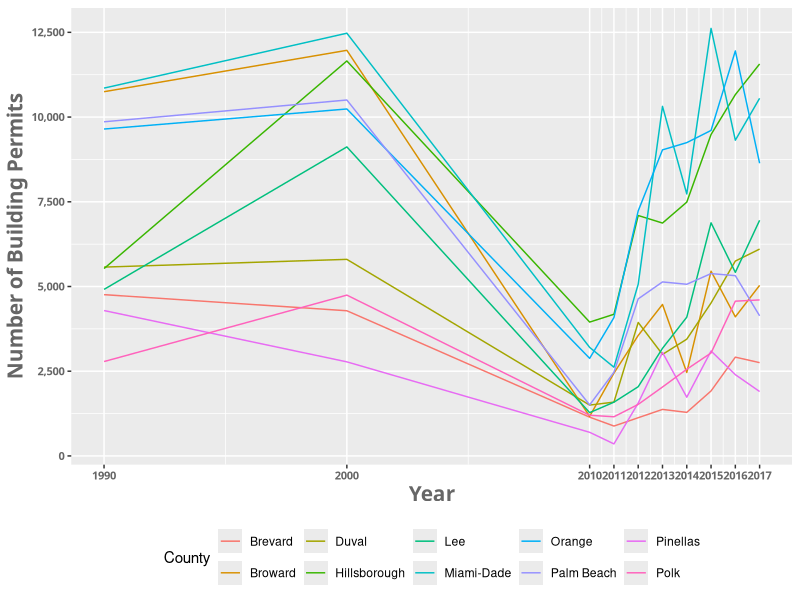
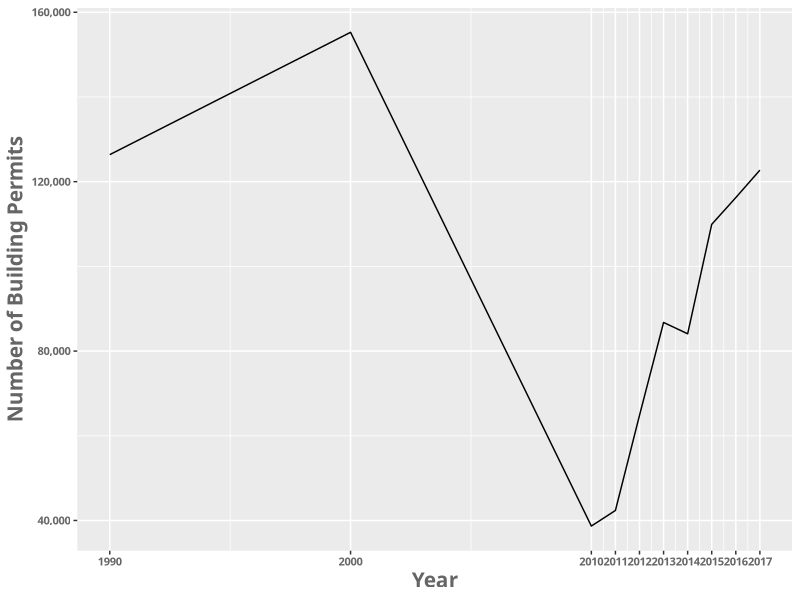

The R script that drew these images, in order:
##############################################
######## Peak Florida growth analysis ########
##############################################

library(dplyr)
library(ggplot2)

# load housing permit data
permits = read.csv("HousingTrends_Florida_top10.csv", header = TRUE)
dim(permits)
permits$Year = as.numeric(permits$Year)
permits$Permits = as.numeric(permits$Permits)

permits_counties = subset(permits, County != "State wide")
permits_state = subset(permits, County == "State wide")

# map housing permit data for top 10 most populous counties
quartz(width = 10, height = 10)
ggplot(aes(x = Year, y = Permits, colour = County), data = permits_counties) +
  geom_line() + 
  xlab("Year") + ylab("Number of Building Permits") +
  theme(axis.title = element_text(family = "Trebuchet MS", color="#666666", face="bold", size=15)) +
  theme(axis.text = element_text(family = "Trebuchet MS", color="#666666", face="bold", size=8)) +
  scale_x_continuous(breaks=c(1990, 2000, 2010, 2011, 2012, 2013, 2014, 2015, 2016, 2017)) +
  scale_y_continuous(labels = function(x) paste0(scales::comma(x))) +
  theme(legend.position = "bottom")

# map housing permit data for state
quartz(width = 11, height = 10)
ggplot(aes(x = Year, y = Permits), data = permits_state) +
  geom_line() + 
  xlab("Year") + ylab("Number of Building Permits") +
  theme(axis.title = element_text(family = "Trebuchet MS", color="#666666", face="bold", size=15)) +
  theme(axis.text = element_text(family = "Trebuchet MS", color="#666666", face="bold", size=8)) +
  scale_x_continuous(breaks=c(1990, 2000, 2010, 2011, 2012, 2013, 2014, 2015, 2016, 2017)) +
  scale_y_continuous(labels = function(x) paste0(scales::comma(x))) +
  theme(legend.position = "bottom")
